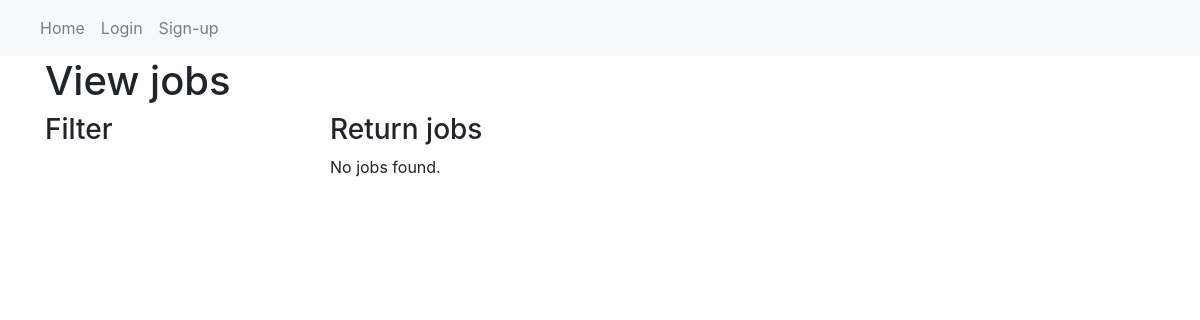
/prototype/view_jobs/, run on an earlier commit of the app's database.
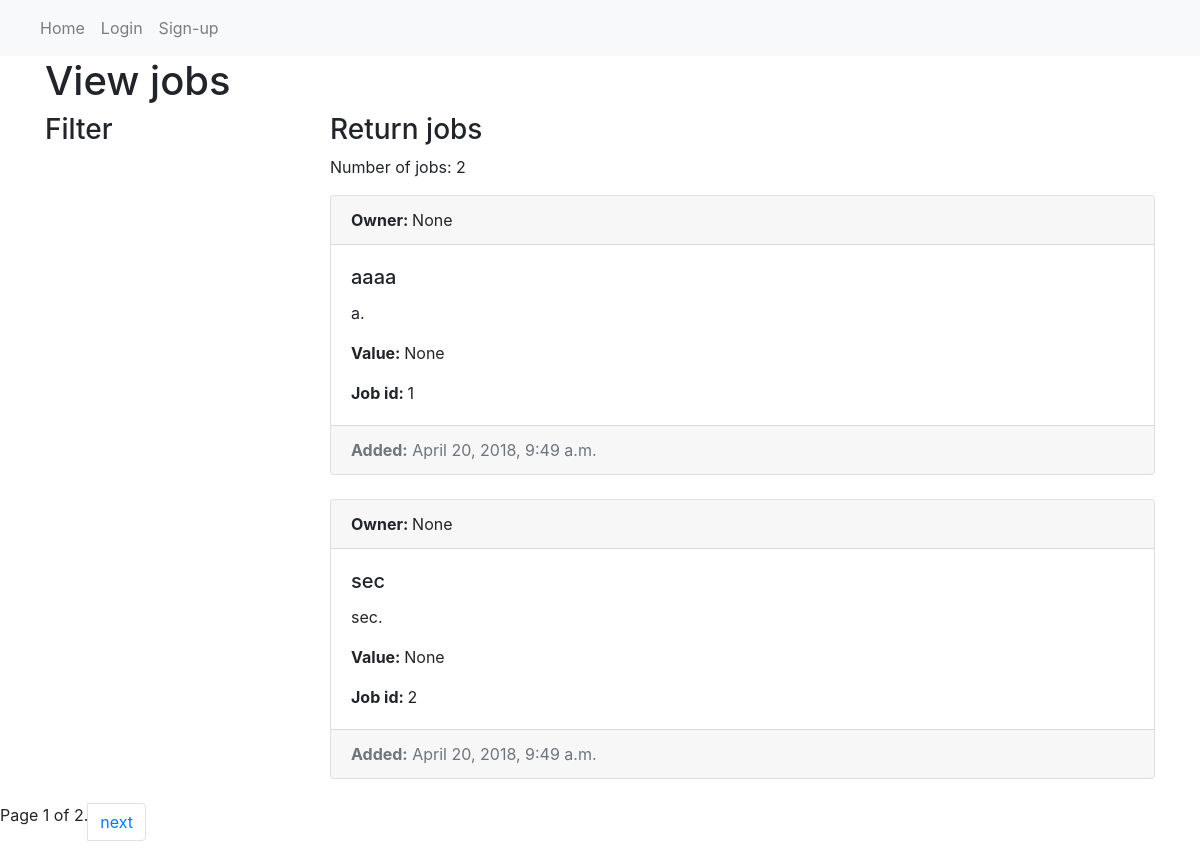
And on a later commit of the database.
### prototype/models.py (models this page shows, shortened)
class Job(models.Model):
    name = models.CharField(max_length=200, help_text="Enter a job name")
    description = models.TextField(max_length=750, help_text="Enter job description", null=True, blank=True)
    value = models.IntegerField(null=True, blank=True, help_text="Enter job value")
    company = models.ForeignKey('Company', on_delete=models.SET_NULL, null=True)
    added = models.DateTimeField(auto_now_add=True)
    region = models.ForeignKey('Region', on_delete=models.SET_NULL, null=True)
    added_by = models.ForeignKey(settings.AUTH_USER_MODEL, on_delete=models.CASCADE, null=True)

### prototype/views.py (the view)
# urls.py: path('view_jobs/', views.ViewJobs.as_view(), name='view_jobs'),
class ViewJobs(generic.ListView):
    current_user = str(lambda self: self.request.user)
    model = Job
    context_object_name = 'job_list'
    queryset = Job.objects.all()
    template_name = 'view_jobs.html'
    paginate_by = 2

### prototype/templates/view_jobs.html (shortened to what this page needs)
{% extends 'base.html' %}
{% block content %}
<div class="row">
  <div class="col">
    <h1>View jobs</h1>
  </div>
</div>
<div class="row">
  <div class="col-3">
    <h3>Filter</h3>
  </div>
  <div class="col-9">
    <h3>Return jobs</h3>
    {% if job_list %}
      <p>Number of jobs: {{job_list|length}}</p>
      {% for j in job_list %}
      <div class="card">
        <div class="card-header">
        <strong>Owner: </strong>{{j.added_by}}
        </div>
        <div class="card-body">
          <h5 class="card-title">{{j.name}}</h5>
          <p class="card-text">{{j.description}}.</p>
          <p class="card-text"><strong>Value: </strong>{{j.value}}</p>
          <p class="card-text"><strong>Job id: </strong> {{j.id}}</p>
        </div>
        <div class="card-footer text-muted">
          <strong>Added:</strong> {{j.added}}
        </div>
      </div>
      {% endfor %}
    {% else %}
    <p>No jobs found.</p>
    {% endif %}
  </div>
</div>
{% endblock %}

What changed in the data, as far as the page shows it:
added Job: added_by "None", name "aaaa", description "a", value "None", id "1", added "April 20, 2018, 9:49 a.m."
added Job: added_by "None", name "sec", description "sec", value "None", id "2", added "April 20, 2018, 9:49 a.m."
Also different on the page:
{{ job_list|length }}: (not shown) → "2"
{{ page_obj.number }}: (not shown) → "1"
{{ page_obj.paginator.num_pages }}: (not shown) → "2"
text no longer shown: "No jobs found."
text now shown: "Number of jobs: Page of . next"
